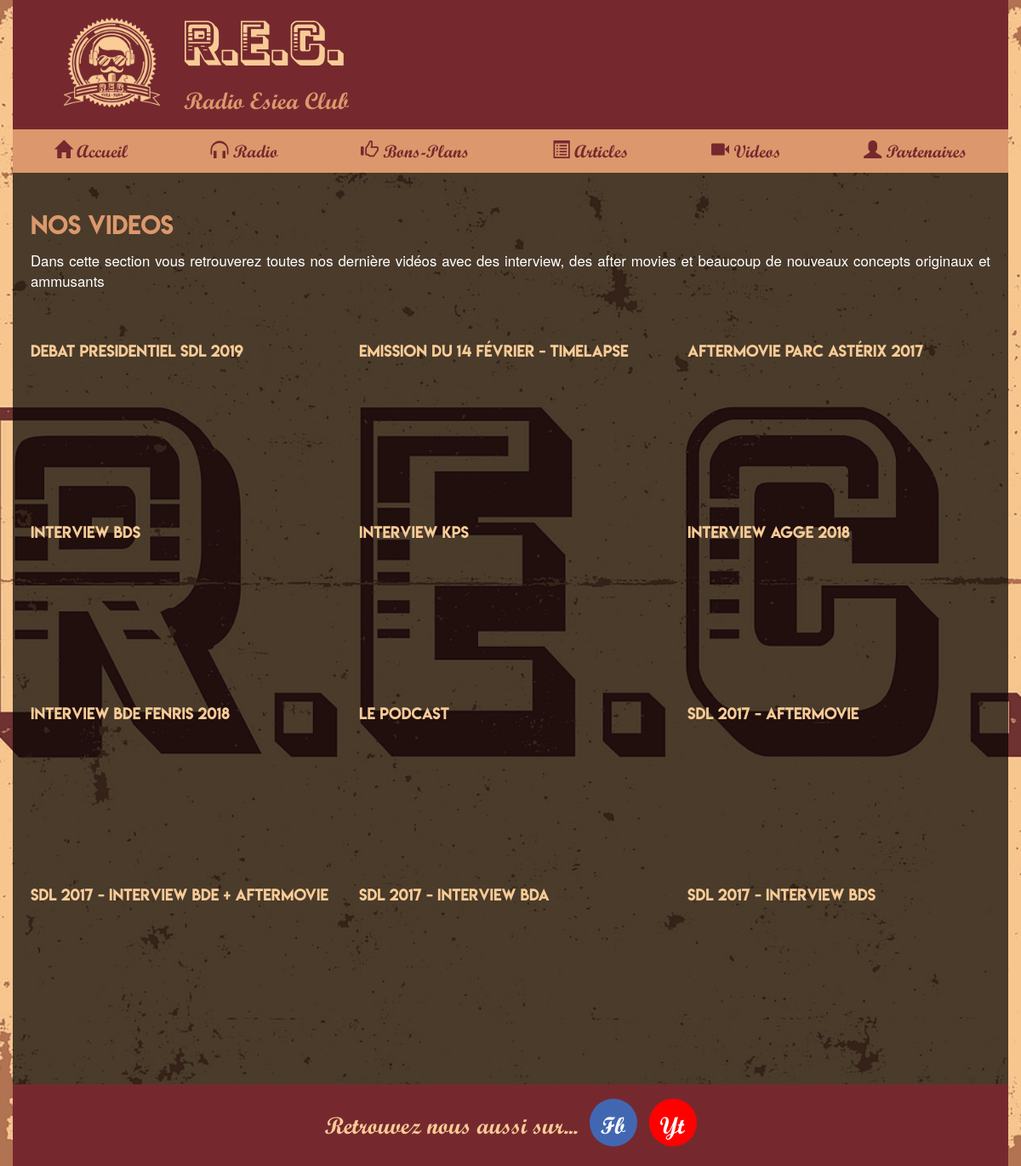
The page /videos on the database its author committed.
### blog/models.py (models this page shows, shortened)
class Description(models.Model):
    titre = models.CharField(max_length=200)
    contenu = models.TextField(null=True)

class Video(models.Model):
    titre = models.CharField(max_length=200, default='')
    ybUrl = models.CharField(max_length=200, blank=True, default='https://www.youtube.com/embed/')
    ybId = models.CharField(max_length=200, blank=True, default='')

### blog/views.py (the view)
# urls.py: url(r'^videos$', views.videos, name='videos'),
def videos(request):
    videos = Video.objects.all()
    descriptions = Description.objects.all()
    return render(request, 'videos.html', {'dernieres_videos': videos, 'descriptions': descriptions})

### blog/templates/videos.html
{% extends "base.html" %}
{% block content %}
<h2>Nos Videos</h2>
<p>
  {% for description in descriptions %}
    {% if description.titre == "videos" %}
      {{ description.contenu }}
    {% endif %}
  {% endfor %}
</p>
<div class="row">
  {% for video in dernieres_videos reversed %}
      <div class="col-md-4 video">
        <h3>{{ video.titre }}</h3>
        <iframe width="auto" height="170em" src="{{ video.ybUrl }}{{ video.ybId }}" frameborder="0" allow="encrypted-media" allowfullscreen></iframe>
        <br>
      </div>
  {% empty %}
    <div class="col-md-4">
      <p>Aucune videos disponibles.</p>
    </div>
  {% endfor %}
</div>
{% endblock %}

### blog/static/stylesheets/style.css (style rules this page uses)
body { background-color: #444; background-image: url("/static/img/bkgrd.png"); background-repeat: no-repeat; background-attachment: fixed; background-position: center; background-size: cover; }
h2 { font-size: 2em; font-family: lemonmilkregular; padding: 0.15em 0; margin-top: 1em; color: #dc986c; }
h3 { font-size: 1.25em; font-family: lemonmilkregular; color: #f8cb96; }
p { font-size: 1.2em; text-align: justify; color: #fff; margin-bottom: 3em; }

### rows shown on the page
Description: contenu "Dans cette section vous retrouverez toutes nos dernière vidéos avec des interview, des after movies et beaucoup de nouveaux concepts originaux et ammusants"
Video: titre "Debat Presidentiel SDL 2019"
Video: titre "Emission du 14 février - TimeLapse"
Video: titre "AfterMovie Parc Astérix 2017"
Video: titre "Interview BDS"
Video: titre "Interview KPS"
Video: titre "Interview AGGE 2018"
Video: titre "Interview BDE Fenris 2018"
Video: titre "Le Podcast"
Video: titre "SDL 2017 - Aftermovie"
Video: titre "SDL 2017 - Interview BDE + Aftermovie"
Video: titre "SDL 2017 - Interview BDA"
Video: titre "SDL 2017 - Interview BDS"
